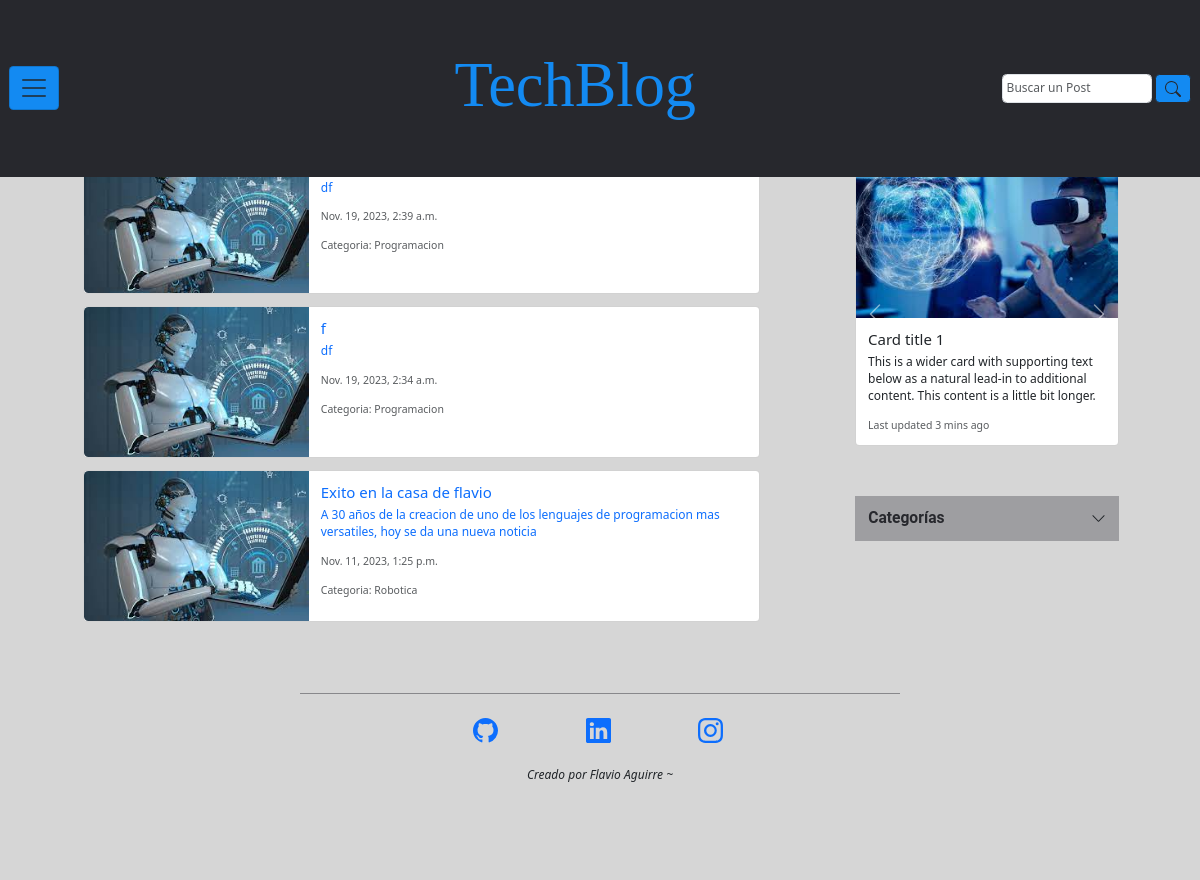
The page /inicio_blog/ on the database as committed earlier.
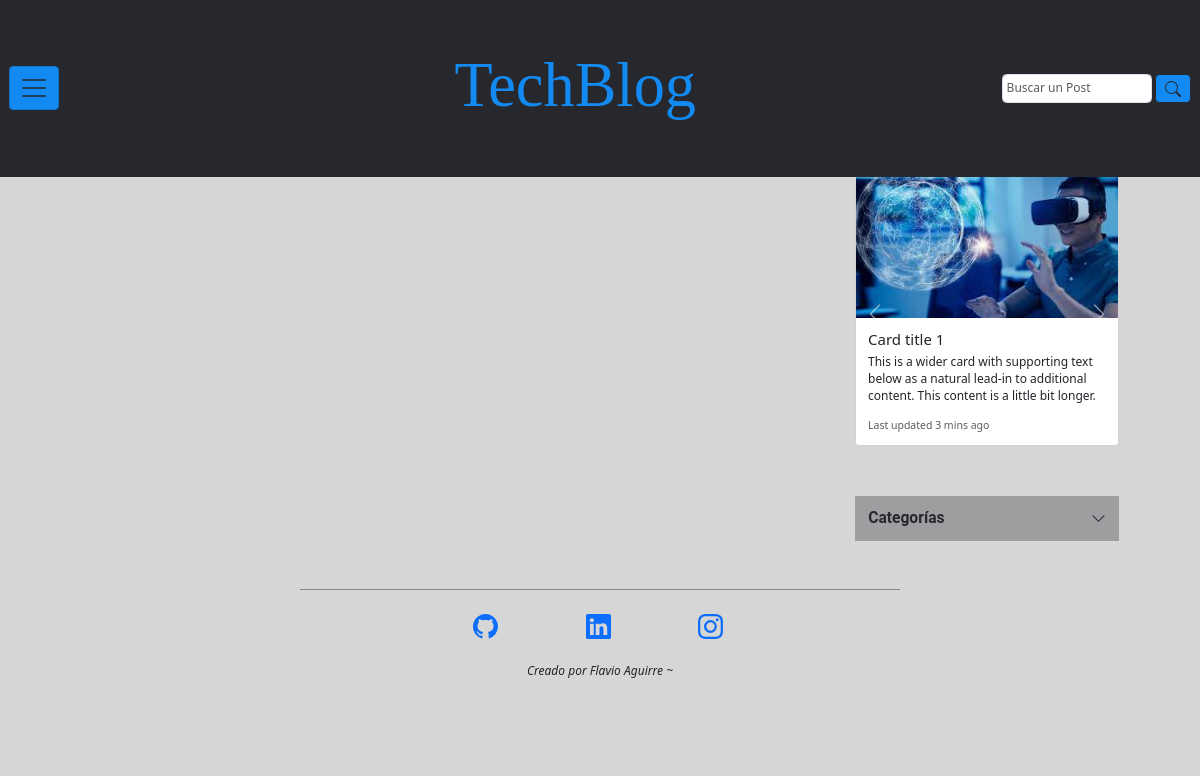
The same page on the database as committed later.
### inicio_blog/models.py (models this page shows, shortened)
class Posteos(models.Model):
    titulo_posteo = models.CharField(max_length=100)
    descripcion_posteo = models.CharField(max_length=150)
    redaccion_posteo = RichTextField()
    autor_posteo = models.ForeignKey(User, on_delete=models.CASCADE)
    fecha_posteo = models.DateTimeField(auto_now_add=True)
    CATEGORIAS = [
        ('Programacion', 'Programación'),
        ('Robotica', 'Robótica'),
        ('Inteligencia Artificial', 'Inteligencia Artificial'),
    ]
    categoria_posteo = models.CharField(
        max_length=25,
        choices=CATEGORIAS,
        default='Programacion',
    )

### inicio_blog/views.py (the view)
# urls.py: path('inicio_blog/', views.inicio_blog, name='inicio_blog'),
def inicio_blog(request):
    busqueda_especifica = request.GET.get('titulo_posteo')
    if busqueda_especifica:
        lista_posteos = Posteos.objects.filter(
            titulo_posteo__icontains=busqueda_especifica)
    else:
        lista_posteos = Posteos.objects.all().order_by('-fecha_posteo')
    return render(request, 'inicio_blog/index.html', {'lista_posteos': lista_posteos})

### inicio_blog/templates/inicio_blog/index.html (shortened to what this page needs)
{% extends "base.html" %}
{% load static %}
{% block main %}
    <main class="contanier contenedor-main d-f">
        <section class="row contenedor-section p-20 col-md-9">
            {% if lista_posteos %}
                {% for posteo in lista_posteos %}
                    <article class="conteiner-article">
                        <div class="card mb-3" style="max-width: 90%;">
                            <a href="{{ posteo.id }}">
                                <div class="row g-0">
                                    <div class="col-md-4">
                                        <img src={% static "assets/img/inicio_blog/img-tecno1.jfif" %} class="img-fluid rounded-start" alt="...">
                                    </div>
                                    <div class="col-md-8">
                                        <div class="card-body">
                                            <h5 class="card-title">{{ posteo.titulo_posteo }}</h5>
                                            <p class="card-text">{{ posteo.descripcion_posteo | safe }}</p>
                                            <p class="card-text"><small class="text-body-secondary">{{ posteo.fecha_posteo }}</small></p>
                                            <p class="card-text"><small class="text-body-secondary">Categoria: {{ posteo.categoria_posteo }}</small></p>
                                        </div>
                                    </div>
                                </div>
                            </a>
                        </div>
                    </article>
                {% endfor %}
                {% else %}
                <h3>No se encontraron resultados para dicha búsqueda.</h3>
            {% endif %}
        </section>
        <aside class="container container-aside">
          <h2 class="container-aside_h2">Los 3 de la semana:</h2>
          <div class="carousel-aside-container">
            <a href="#" target="_blank">
              <div id="carouselExampleAutoplaying" class="carousel slide" data-bs-ride="carousel">
                <div class="carousel-inner">
                  <div class="carousel-item active">
                    <div class="card mb-3">
                      <img src={% static "assets/img/inicio_blog/img-tecno3.jfif" %} class="card-img-top" alt="...">
                      <div class="card-body">
                        <h5 class="card-title">Card title 1</h5>
                        <p class="card-text">This is a wider card with supporting text below as a natural lead-in to additional content. This content is a little bit longer.</p>
                        <p class="card-text"><small class="text-body-secondary">Last updated 3 mins ago</small></p>
                      </div>
                    </div>
                  </div>
                </div>
                <button class="carousel-control-prev" type="button" data-bs-target="#carouselExampleAutoplaying" data-bs-slide="prev">
                  <span class="carousel-control-prev-icon" aria-hidden="true"></span>
                </button>
                <button class="carousel-control-next" type="button" data-bs-target="#carouselExampleAutoplaying" data-bs-slide="next">
                  <span class="carousel-control-next-icon" aria-hidden="true"></span>
                </button>
            </a>
          </div>
          <div class="accordion-aside-container">
            <div class="accordion accordion-flush bg-dark bg-button-aside-h2" id="accordionFlushExample">
                <div class="accordion-item">
                  <h2 class="accordion-header bg-button-aside-h2">
                    <button class="accordion-button collapsed bg-button-aside" type="button" data-bs-toggle="collapse" data-bs-target="#flush-collapseOne" aria-expanded="false" aria-controls="flush-collapseOne">
                      Categorías
                    </button>
                  </h2>
                </div>
          </div>
          </div>
        </aside>
    </main>
{% endblock main %}

### templates/base.html (shortened to what this page needs)
{% load static %}
<!DOCTYPE html>
<html lang="es">
<head>
    <link href="https://cdn.jsdelivr.net/npm/bootstrap@5.3.2/dist/css/bootstrap.min.css" rel="stylesheet">
    <link rel="stylesheet" href= {% static "css/styles.css" %}>
</head>
<body>
    <header class="header">
        <nav class="navbar sticky-top fixed-top">
            <div class="container-fluid d-f justify-content-space-beetwen">
                <button class="navbar-toggler" type="button" width="75" data-bs-toggle="offcanvas" data-bs-target="#offcanvasNavbar" aria-controls="offcanvasNavbar" aria-label="Toggle navigation">
                    <span class="navbar-toggler-icon"></span>
                </button>
                <h1 class="h1_brand_navbar"><a class="navbar-brand brand_navbar" href={% url "inicio_blog" %}>TechBlog</a></h1>
                <form class="d-flex" role="search">
                    <input class="form-control me-1" type="search" placeholder="Buscar un Post" name="titulo_posteo" aria-label="Search">
                    <button class="btn btn-outline-success" type="submit">
                    </button>
                </form>
            </div>
        </nav>
    </header>
    {% block main %}
    {% endblock main %}
    <footer class="container-footer">
        <div class="container-footer-iconos">
            <div class="container-footer-iconos-icono">
                <a href="https://github.com/flavioaguirre/Tercera-pre-entrega-Aguirre.git" target="_blank">
                </a>
            </div>
            <div class="container-footer-iconos-icono">
                <a href="https://www.linkedin.com/in/flavio-aguirre-12784a252/" target="_blank">
                </a>
            </div>
            <div class="container-footer-iconos-icono">
                <a href="https://www.instagram.com/flavioaguirre13/" target="_blank">
                </a>
            </div>
        </div>
        <span class="span_footer-nav">
            <cite class="mi_firma" title="Source Title"> Creado por Flavio Aguirre ~</cite>
        </span>
    </footer>
</body>
</html>

### inicio_blog/static/css/styles.css (style rules this page uses)
:root { --primary: #138af2; --secondary: #27282D; --alternative: #27282d72; --bg-color-grey: #cccc; --spacing-xxlarge: 12.5em; --spacing-xlarge: 10em; --spacing-large: 7em; --spacing-medium: 2.4em; --spacing-small: 2em; --spacing-xsmall: 1.2em; --spacing-xxsmall: .3em; --font-principal: Roboto; --font-title: 'Playfair Display', serif; --text-xlarge: 5.2rem; --text-large: 3.2rem; --text-medium: 2.5rem; --text-base: 2rem; --text-small: 1.7rem; --text-xsmall: 1.3rem; }
*::after, *::before, * { margin: 0; padding: 0; box-sizing: border-box; vertical-align: baseline; }
html { scroll-behavior: smooth; font-size: 75%; }
body { min-height: 100vh; background: #cccc; font-size: 100%; line-height: 1.4em; }
a { text-decoration: none; font-style: inherit; }
img, picture, video, iframe { max-width: 100%; width: 100%; display: block; }
form, input, textarea, select, button, label { font-family: inherit; font-size: inherit; hyphens: auto; background-color: transparent; display: block; color: inherit; }
.navbar { position: fixed; height: 20%; background: var(--secondary); }
.btn-outline-success { background: var(--primary); color: var(--secondary); border-color: var(--secondary); }
.navbar-toggler { background: var(--primary); }
.navbar-toggler-icon { height:var(--spacing-medium); width: var(--spacing-small); }
.navbar-brand { font-family: var(--font-title); font-size: var(--text-xlarge); margin-left: 20%; color: var(--primary); }
.form-control { width: var(--spacing-xxlarge); padding: var(--spacing-xxsmall); }
.contenedor-main { margin-top: var(--spacing-large); padding: 4% 6%; display: flex; }
.contenedor-section { padding: 1%; }
.card-img, .card-img-top { height: 20%; }
.container-aside { margin-top: 0; display: flex; flex-direction: column; gap: var(--spacing-xxsmall); }
.container-aside_h2 { font-family: var(--font-title); color: var(--secondary); font-size: var(--text-base); }
.bg-button-aside { background: var(--alternative); color: var(--secondary); margin-top: var(--spacing-medium); font-size: var(--text-xsmall); font-weight: 600; font-family: var(--font-principal); padding: 5%; }
.accordion-button::after { color: var(--primary); }
.container-footer { position: absolute; height: 20vh; padding: var(--spacing-small); margin-left:25%; border-top: 1px solid var(--alternative); width: 50%; display: flex; flex-direction: column; align-items: center; gap: var(--spacing-small); }
.container-footer-iconos { display: flex; gap: var(--spacing-large); }
.container-footer-iconos-icono { width: var(--spacing-medium); }

Rows that differ between the two databases and show on the page:
removed Posteos: descripcion_posteo "df", fecha_posteo "Nov. 19, 2023, 2:39 a.m.", categoria_posteo "Programacion"
removed Posteos: titulo_posteo "f", descripcion_posteo "df", fecha_posteo "Nov. 19, 2023, 2:34 a.m.", categoria_posteo "Programacion"
removed Posteos: titulo_posteo "Exito en la casa de flavio", descripcion_posteo "A 30 años de la creacion de uno de los lenguajes de programacion mas versatiles, hoy se da una nueva noticia", fecha_posteo "Nov. 11, 2023, 1:25 p.m.", categoria_posteo "Robotica"
